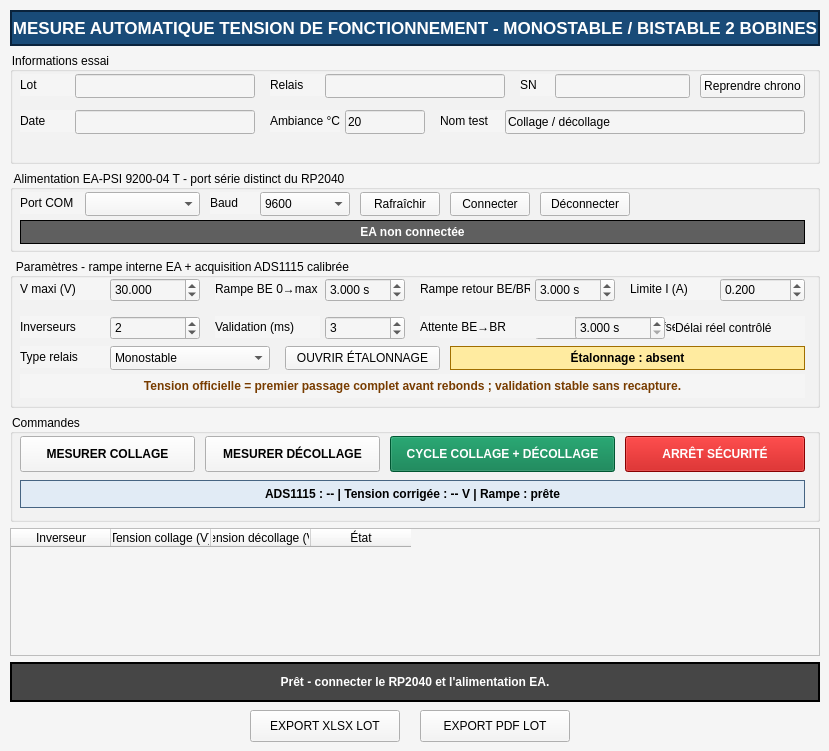
    <widget class="QWidget" name="tab_tension_operation">
     <property name="styleSheet">
      <string>background-color: rgb(245,245,245);</string>
     </property>
     <attribute name="title">
      <string>Tensions collage / décollage</string>
     </attribute>
     <widget class="QLabel" name="label_voltage_title">
      <property name="geometry">
       <rect>
        <x>10</x>
        <y>10</y>
        <width>810</width>
        <height>36</height>
       </rect>
      </property>
      <property name="styleSheet">
       <string>background-color: rgb(25,75,120); color: white; font-size: 13pt; font-weight: bold; border: 2px solid rgb(10,35,60);</string>
      </property>
      <property name="text">
       <string>MESURE AUTOMATIQUE TENSION DE FONCTIONNEMENT - MONOSTABLE / BISTABLE 2 BOBINES</string>
      </property>
      <property name="alignment">
       <set>Qt::AlignmentFlag::AlignCenter</set>
      </property>
     </widget>
     <widget class="QGroupBox" name="groupBox_voltage_infos">
      <property name="geometry">
       <rect>
        <x>10</x>
        <y>52</y>
        <width>810</width>
        <height>112</height>
       </rect>
      </property>
      <property name="title">
       <string>Informations essai</string>
      </property>
      <widget class="QLabel" name="label_voltage_lot">
       <property name="geometry">
        <rect>
         <x>10</x>
         <y>22</y>
         <width>55</width>
         <height>22</height>
        </rect>
       </property>
       <property name="text">
        <string>Lot</string>
       </property>
      </widget>
      <widget class="QLineEdit" name="lineEdit_voltage_lot">
       <property name="geometry">
        <rect>
         <x>65</x>
         <y>22</y>
         <width>180</width>
         <height>24</height>
        </rect>
       </property>
      </widget>
      <widget class="QLabel" name="label_voltage_relais">
       <property name="geometry">
        <rect>
         <x>260</x>
         <y>22</y>
         <width>55</width>
         <height>22</height>
        </rect>
       </property>
       <property name="text">
        <string>Relais</string>
       </property>
      </widget>
      <widget class="QLineEdit" name="lineEdit_voltage_relais">
       <property name="geometry">
        <rect>
         <x>315</x>
         <y>22</y>
         <width>180</width>
         <height>24</height>
        </rect>
       </property>
      </widget>
      <widget class="QLabel" name="label_voltage_sn">
       <property name="geometry">
        <rect>
         <x>510</x>
         <y>22</y>
         <width>35</width>
         <height>22</height>
        </rect>
       </property>
       <property name="text">
        <string>SN</string>
       </property>
      </widget>
      <widget class="QLineEdit" name="lineEdit_voltage_sn">
       <property name="geometry">
        <rect>
         <x>545</x>
         <y>22</y>
         <width>135</width>
         <height>24</height>
        </rect>
       </property>
      </widget>
      <widget class="QPushButton" name="pushButton_voltage_copy_chrono">
       <property name="geometry">
        <rect>
         <x>690</x>
         <y>22</y>
         <width>105</width>
         <height>24</height>
        </rect>
       </property>
       <property name="text">
        <string>Reprendre chrono</string>
       </property>
      </widget>
      <widget class="QLabel" name="label_voltage_date">
       <property name="geometry">
        <rect>
         <x>10</x>
         <y>58</y>
         <width>55</width>
         <height>22</height>
        </rect>
       </property>
       <property name="text">
        <string>Date</string>
       </property>
      </widget>
      <widget class="QLineEdit" name="lineEdit_voltage_date">
       <property name="geometry">
        <rect>
         <x>65</x>
         <y>58</y>
         <width>180</width>
         <height>24</height>
        </rect>
       </property>
      </widget>
      <widget class="QLabel" name="label_voltage_ambiance">
       <property name="geometry">
        <rect>
         <x>260</x>
         <y>58</y>
         <width>70</width>
         <height>22</height>
        </rect>
       </property>
       <property name="text">
        <string>Ambiance °C</string>
       </property>
      </widget>
      <widget class="QLineEdit" name="lineEdit_voltage_ambiance">
       <property name="geometry">
        <rect>
         <x>335</x>
         <y>58</y>
         <width>80</width>
         <height>24</height>
        </rect>
       </property>
       <property name="text">
        <string>20</string>
       </property>
      </widget>
      <widget class="QLabel" name="label_voltage_test">
       <property name="geometry">
        <rect>
         <x>430</x>
         <y>58</y>
         <width>65</width>
         <height>22</height>
        </rect>
       </property>
       <property name="text">
        <string>Nom test</string>
       </property>
      </widget>
      <widget class="QLineEdit" name="lineEdit_voltage_test">
       <property name="geometry">
        <rect>
         <x>495</x>
         <y>58</y>
         <width>300</width>
         <height>24</height>
        </rect>
       </property>
       <property name="text">
        <string>Collage / décollage</string>
       </property>
      </widget>
     </widget>
     <widget class="QGroupBox" name="groupBox_voltage_ea">
      <property name="geometry">
       <rect>
        <x>10</x>
        <y>170</y>
        <width>810</width>
        <height>82</height>
       </rect>
      </property>
      <property name="title">
       <string>Alimentation EA-PSI 9200-04 T - port série distinct du RP2040</string>
      </property>
      <widget class="QLabel" name="label_voltage_ea_port">
       <property name="geometry">
        <rect>
         <x>10</x>
         <y>22</y>
         <width>65</width>
         <height>22</height>
        </rect>
       </property>
       <property name="text">
        <string>Port COM</string>
       </property>
      </widget>
      <widget class="QComboBox" name="comboBox_voltage_ea_port">
       <property name="geometry">
        <rect>
         <x>75</x>
         <y>22</y>
         <width>115</width>
         <height>24</height>
        </rect>
       </property>
      </widget>
      <widget class="QLabel" name="label_voltage_ea_baud">
       <property name="geometry">
        <rect>
         <x>200</x>
         <y>22</y>
         <width>55</width>
         <height>22</height>
        </rect>
       </property>
       <property name="text">
        <string>Baud</string>
       </property>
      </widget>
      <widget class="QComboBox" name="comboBox_voltage_ea_baudrate">
       <property name="geometry">
        <rect>
         <x>250</x>
         <y>22</y>
         <width>90</width>
         <height>24</height>
        </rect>
       </property>
       <item>
        <property name="text">
         <string>9600</string>
        </property>
       </item>
       <item>
        <property name="text">
         <string>19200</string>
        </property>
       </item>
       <item>
        <property name="text">
         <string>38400</string>
        </property>
       </item>
       <item>
        <property name="text">
         <string>57600</string>
        </property>
       </item>
       <item>
        <property name="text">
         <string>115200</string>
        </property>
       </item>
      </widget>
      <widget class="QPushButton" name="pushButton_voltage_ea_refresh">
       <property name="geometry">
        <rect>
         <x>350</x>
         <y>22</y>
         <width>80</width>
         <height>24</height>
        </rect>
       </property>
       <property name="text">
        <string>Rafraîchir</string>
       </property>
      </widget>
      <widget class="QPushButton" name="pushButton_voltage_ea_connect">
       <property name="geometry">
        <rect>
         <x>440</x>
         <y>22</y>
         <width>80</width>
         <height>24</height>
        </rect>
       </property>
       <property name="text">
        <string>Connecter</string>
       </property>
      </widget>
      <widget class="QPushButton" name="pushButton_voltage_ea_disconnect">
       <property name="geometry">
        <rect>
         <x>530</x>
         <y>22</y>
         <width>90</width>
         <height>24</height>
        </rect>
       </property>
       <property name="text">
        <string>Déconnecter</string>
       </property>
      </widget>
      <widget class="QLabel" name="label_voltage_ea_status">
       <property name="geometry">
        <rect>
         <x>10</x>
         <y>50</y>
         <width>785</width>
         <height>24</height>
        </rect>
       </property>
       <property name="styleSheet">
        <string>background-color: rgb(95,95,95); color: white; font-weight: bold; border: 1px solid black;</string>
       </property>
       <property name="text">
        <string>EA non connectée</string>
       </property>
       <property name="alignment">
        <set>Qt::AlignmentFlag::AlignCenter</set>
       </property>
      </widget>
     </widget>
     <widget class="QGroupBox" name="groupBox_voltage_params">
      <property name="geometry">
       <rect>
        <x>10</x>
        <y>258</y>
        <width>810</width>
        <height>150</height>
       </rect>
      </property>
      <property name="title">
       <string>Paramètres - rampe interne EA + acquisition ADS1115 calibrée</string>
      </property>
      <widget class="QLabel" name="label_voltage_vmax">
       <property name="geometry">
        <rect>
         <x>10</x>
         <y>20</y>
         <width>90</width>
         <height>22</height>
        </rect>
       </property>
       <property name="text">
        <string>V maxi (V)</string>
       </property>
      </widget>
      <widget class="QDoubleSpinBox" name="doubleSpinBox_voltage_vmax">
       <property name="geometry">
        <rect>
         <x>100</x>
         <y>20</y>
         <width>90</width>
         <height>24</height>
        </rect>
       </property>
       <property name="decimals">
        <number>3</number>
       </property>
       <property name="minimum">
        <double>0.100000000000000</double>
       </property>
       <property name="maximum">
        <double>40.000000000000000</double>
       </property>
       <property name="value">
        <double>30.000000000000000</double>
       </property>
      </widget>
      <widget class="QLabel" name="label_voltage_ramp_up">
       <property name="geometry">
        <rect>
         <x>205</x>
         <y>20</y>
         <width>105</width>
         <height>22</height>
        </rect>
       </property>
       <property name="text">
        <string>Rampe BE 0→max</string>
       </property>
      </widget>
      <widget class="QDoubleSpinBox" name="doubleSpinBox_voltage_ramp_up_s">
       <property name="geometry">
        <rect>
         <x>315</x>
         <y>20</y>
         <width>80</width>
         <height>24</height>
        </rect>
       </property>
       <property name="decimals">
        <number>3</number>
       </property>
       <property name="minimum">
        <double>0.300000000000000</double>
       </property>
       <property name="maximum">
        <double>300.000000000000000</double>
       </property>
       <property name="value">
        <double>3.000000000000000</double>
       </property>
       <property name="singleStep">
        <double>0.100000000000000</double>
       </property>
       <property name="suffix">
        <string> s</string>
       </property>
       <property name="toolTip">
        <string>Durée complète de la rampe EA. La mesure s'arrête dès le basculement : 12 V sur 0→20 V en 20 s est attendu vers 12 s. La durée est aussi contrôlée par la pente minimale de l'EA.</string>
       </property>
      </widget>
      <widget class="QLabel" name="label_voltage_ramp_down">
       <property name="geometry">
        <rect>
         <x>410</x>
         <y>20</y>
         <width>110</width>
         <height>22</height>
        </rect>
       </property>
       <property name="text">
        <string>Rampe retour BE/BR</string>
       </property>
      </widget>
      <widget class="QDoubleSpinBox" name="doubleSpinBox_voltage_ramp_down_s">
       <property name="geometry">
        <rect>
         <x>525</x>
         <y>20</y>
         <width>80</width>
         <height>24</height>
        </rect>
       </property>
       <property name="decimals">
        <number>3</number>
       </property>
       <property name="minimum">
        <double>0.300000000000000</double>
       </property>
       <property name="maximum">
        <double>300.000000000000000</double>
       </property>
       <property name="value">
        <double>3.000000000000000</double>
       </property>
       <property name="singleStep">
        <double>0.100000000000000</double>
       </property>
       <property name="suffix">
        <string> s</string>
       </property>
       <property name="toolTip">
        <string>Durée complète de la rampe EA. La mesure s'arrête dès le basculement : 12 V sur 0→20 V en 20 s est attendu vers 12 s. La durée est aussi contrôlée par la pente minimale de l'EA.</string>
       </property>
      </widget>
      <widget class="QLabel" name="label_voltage_current">
       <property name="geometry">
        <rect>
         <x>620</x>
         <y>20</y>
         <width>90</width>
         <height>22</height>
        </rect>
       </property>
       <property name="text">
        <string>Limite I (A)</string>
       </property>
      </widget>
      <widget class="QDoubleSpinBox" name="doubleSpinBox_voltage_current_limit">
       <property name="geometry">
        <rect>
         <x>710</x>
         <y>20</y>
         <width>85</width>
         <height>24</height>
        </rect>
       </property>
       <property name="decimals">
        <number>3</number>
       </property>
       <property name="minimum">
        <double>0.001000000000000</double>
       </property>
       <property name="maximum">
        <double>4.000000000000000</double>
       </property>
       <property name="value">
        <double>0.200000000000000</double>
       </property>
      </widget>
      <widget class="QLabel" name="label_voltage_inv">
       <property name="geometry">
        <rect>
         <x>10</x>
         <y>58</y>
         <width>90</width>
         <height>22</height>
        </rect>
       </property>
       <property name="text">
        <string>Inverseurs</string>
       </property>
      </widget>
      <widget class="QSpinBox" name="spinBox_voltage_nb_inverseurs">
       <property name="geometry">
        <rect>
         <x>100</x>
         <y>58</y>
         <width>90</width>
         <height>24</height>
        </rect>
       </property>
       <property name="minimum">
        <number>1</number>
       </property>
       <property name="maximum">
        <number>4</number>
       </property>
       <property name="value">
        <number>2</number>
       </property>
      </widget>
      <widget class="QLabel" name="label_voltage_stable">
       <property name="toolTip">
        <string>La validation stable confirme la mesure mais ne remplace jamais la tension capturée au premier passage.</string>
       </property>
       <property name="geometry">
        <rect>
         <x>205</x>
         <y>58</y>
         <width>105</width>
         <height>22</height>
        </rect>
       </property>
       <property name="text">
        <string>Validation (ms)</string>
       </property>
      </widget>
      <widget class="QSpinBox" name="spinBox_voltage_stable_ms">
       <property name="toolTip">
        <string>Durée de stabilité utilisée uniquement pour confirmer le transfert. La tension reste celle du premier passage complet, avant les rebonds.</string>
       </property>
       <property name="geometry">
        <rect>
         <x>315</x>
         <y>58</y>
         <width>80</width>
         <height>24</height>
        </rect>
       </property>
       <property name="minimum">
        <number>1</number>
       </property>
       <property name="maximum">
        <number>50</number>
       </property>
       <property name="value">
        <number>3</number>
       </property>
      </widget>
      <widget class="QLabel" name="label_voltage_ratio">
       <property name="geometry">
        <rect>
         <x>410</x>
         <y>58</y>
         <width>110</width>
         <height>22</height>
        </rect>
       </property>
       <property name="text">
        <string>Rapport actif</string>
       </property>
       <property name="visible">
        <bool>false</bool>
       </property>
      </widget>
      <widget class="QDoubleSpinBox" name="doubleSpinBox_voltage_divider_ratio">
       <property name="geometry">
        <rect>
         <x>525</x>
         <y>58</y>
         <width>100</width>
         <height>24</height>
        </rect>
       </property>
       <property name="decimals">
        <number>6</number>
       </property>
       <property name="minimum">
        <double>1.000000000000000</double>
       </property>
       <property name="maximum">
        <double>100.000000000000000</double>
       </property>
       <property name="value">
        <double>12.818182000000000</double>
       </property>
       <property name="readOnly">
        <bool>true</bool>
       </property>
       <property name="visible">
        <bool>false</bool>
       </property>
      </widget>
      <widget class="QLabel" name="label_voltage_offset">
       <property name="geometry">
        <rect>
         <x>640</x>
         <y>58</y>
         <width>75</width>
         <height>22</height>
        </rect>
       </property>
       <property name="text">
        <string>Offset actif (mV)</string>
       </property>
       <property name="visible">
        <bool>false</bool>
       </property>
      </widget>
      <widget class="QSpinBox" name="spinBox_voltage_offset_mv">
       <property name="geometry">
        <rect>
         <x>715</x>
         <y>58</y>
         <width>80</width>
         <height>24</height>
        </rect>
       </property>
       <property name="minimum">
        <number>-500</number>
       </property>
       <property name="maximum">
        <number>500</number>
       </property>
       <property name="value">
        <number>0</number>
       </property>
       <property name="readOnly">
        <bool>true</bool>
       </property>
       <property name="visible">
        <bool>false</bool>
       </property>
      </widget>
      <widget class="QLabel" name="label_voltage_accuracy">
       <property name="geometry">
        <rect>
         <x>10</x>
         <y>116</y>
         <width>785</width>
         <height>24</height>
        </rect>
       </property>
       <property name="styleSheet">
        <string>color: rgb(120,60,0); font-weight: bold;</string>
       </property>
       <property name="text">
        <string>Tension officielle = premier passage complet avant rebonds ; validation stable sans recapture.</string>
       </property>
       <property name="alignment">
        <set>Qt::AlignmentFlag::AlignCenter</set>
       </property>
      </widget>
      <widget class="QLabel" name="label_voltage_relay_type">
       <property name="geometry">
        <rect>
         <x>10</x>
         <y>88</y>
         <width>90</width>
         <height>22</height>
        </rect>
       </property>
       <property name="text">
        <string>Type relais</string>
       </property>
      </widget>
      <widget class="QComboBox" name="comboBox_voltage_relay_type">
       <property name="geometry">
        <rect>
         <x>100</x>
         <y>88</y>
         <width>160</width>
         <height>24</height>
        </rect>
       </property>
       <item>
        <property name="text">
         <string>Monostable</string>
        </property>
       </item>
       <item>
        <property name="text">
         <string>Bistable 2 bobines</string>
        </property>
       </item>
      </widget>
      <widget class="QPushButton" name="pushButton_voltage_open_calibration">
       <property name="geometry">
        <rect>
         <x>275</x>
         <y>88</y>
         <width>155</width>
         <height>24</height>
        </rect>
       </property>
       <property name="text">
        <string>OUVRIR ÉTALONNAGE</string>
       </property>
      </widget>
      <widget class="QLabel" name="label_voltage_calibration_summary">
       <property name="geometry">
        <rect>
         <x>440</x>
         <y>88</y>
         <width>355</width>
         <height>24</height>
        </rect>
       </property>
       <property name="styleSheet">
        <string>background-color: rgb(255,235,160); border: 1px solid rgb(160,110,0); font-weight: bold;</string>
       </property>
       <property name="text">
        <string>Étalonnage : absent</string>
       </property>
       <property name="alignment">
        <set>Qt::AlignmentFlag::AlignCenter</set>
       </property>
      </widget>
      <widget class="QLabel" name="label_voltage_interphase">
       <property name="geometry">
        <rect>
         <x>410</x>
         <y>58</y>
         <width>155</width>
         <height>22</height>
        </rect>
       </property>
       <property name="text">
        <string>Attente BE→BR</string>
       </property>
       <property name="toolTip">
        <string>Temps demandé entre la fin de la première mesure et le démarrage effectif de la seconde rampe. Inclut la configuration obligatoire de l'alimentation EA.</string>
       </property>
      </widget>
      <widget class="QDoubleSpinBox" name="doubleSpinBox_voltage_interphase_s">
       <property name="geometry">
        <rect>
         <x>565</x>
         <y>58</y>
         <width>90</width>
         <height>24</height>
        </rect>
       </property>
       <property name="decimals">
        <number>3</number>
       </property>
       <property name="minimum">
        <double>3.000000000000000</double>
       </property>
       <property name="maximum">
        <double>120.000000000000000</double>
       </property>
       <property name="singleStep">
        <double>0.500000000000000</double>
       </property>
       <property name="value">
        <double>3.000000000000000</double>
       </property>
       <property name="suffix">
        <string> s</string>
       </property>
       <property name="toolTip">
        <string>Délai entre opérations. Minimum 3,0 s : délai SUBMIT EA, relecture des paramètres et armement RP2040 inclus.</string>
       </property>
      </widget>
      <widget class="QLabel" name="label_voltage_interphase_note">
       <property name="geometry">
        <rect>
         <x>665</x>
         <y>58</y>
         <width>130</width>
         <height>24</height>
        </rect>
       </property>
       <property name="text">
        <string>Délai réel contrôlé</string>
       </property>
       <property name="toolTip">
        <string>Le logiciel prépare la seconde rampe pendant ce délai puis la démarre à l'échéance demandée.</string>
       </property>
      </widget>
     </widget>
     <widget class="QGroupBox" name="groupBox_voltage_actions">
      <property name="geometry">
       <rect>
        <x>10</x>
        <y>414</y>
        <width>810</width>
        <height>108</height>
       </rect>
      </property>
      <property name="title">
       <string>Commandes</string>
      </property>
      <widget class="QPushButton" name="pushButton_voltage_pickup">
       <property name="geometry">
        <rect>
         <x>10</x>
         <y>22</y>
         <width>175</width>
         <height>36</height>
        </rect>
       </property>
       <property name="styleSheet">
        <string>font-weight: bold;</string>
       </property>
       <property name="text">
        <string>MESURER COLLAGE</string>
       </property>
      </widget>
      <widget class="QPushButton" name="pushButton_voltage_dropout">
       <property name="geometry">
        <rect>
         <x>195</x>
         <y>22</y>
         <width>175</width>
         <height>36</height>
        </rect>
       </property>
       <property name="styleSheet">
        <string>font-weight: bold;</string>
       </property>
       <property name="text">
        <string>MESURER DÉCOLLAGE</string>
       </property>
      </widget>
      <widget class="QPushButton" name="pushButton_voltage_cycle">
       <property name="geometry">
        <rect>
         <x>380</x>
         <y>22</y>
         <width>225</width>
         <height>36</height>
        </rect>
       </property>
       <property name="styleSheet">
        <string>background-color: rgb(0,120,70); color: white; font-weight: bold;</string>
       </property>
       <property name="text">
        <string>CYCLE COLLAGE + DÉCOLLAGE</string>
       </property>
      </widget>
      <widget class="QPushButton" name="pushButton_voltage_stop">
       <property name="geometry">
        <rect>
         <x>615</x>
         <y>22</y>
         <width>180</width>
         <height>36</height>
        </rect>
       </property>
       <property name="styleSheet">
        <string>background-color: rgb(190,0,0); color: white; font-weight: bold;</string>
       </property>
       <property name="text">
        <string>ARRÊT SÉCURITÉ</string>
       </property>
      </widget>
      <widget class="QLabel" name="label_voltage_live">
       <property name="geometry">
        <rect>
         <x>10</x>
         <y>66</y>
         <width>785</width>
         <height>28</height>
        </rect>
       </property>
       <property name="styleSheet">
        <string>background-color: rgb(225,235,245); color: black; font-weight: bold; border: 1px solid rgb(70,100,130);</string>
       </property>
       <property name="text">
        <string>ADS1115 : -- | Tension corrigée : -- V | Rampe : prête</string>
       </property>
       <property name="alignment">
        <set>Qt::AlignmentFlag::AlignCenter</set>
       </property>
      </widget>
     </widget>
     <widget class="QTableWidget" name="tableWidget_voltage_results">
      <property name="geometry">
       <rect>
        <x>10</x>
        <y>528</y>
        <width>810</width>
        <height>128</height>
       </rect>
      </property>
      <property name="editTriggers">
       <set>QAbstractItemView::EditTrigger::NoEditTriggers</set>
      </property>
      <column>
       <property name="text">
        <string>Inverseur</string>
       </property>
      </column>
      <column>
       <property name="text">
        <string>Tension collage (V)</string>
       </property>
      </column>
      <column>
       <property name="text">
        <string>Tension décollage (V)</string>
       </property>
      </column>
      <column>
       <property name="text">
        <string>État</string>
       </property>
      </column>
     </widget>
     <widget class="QLabel" name="label_voltage_status">
      <property name="geometry">
       <rect>
        <x>10</x>
        <y>662</y>
        <width>810</width>
        <height>40</height>
       </rect>
      </property>
      <property name="styleSheet">
       <string>background-color: rgb(70,70,70); color: white; font-weight: bold; border: 2px solid black;</string>
      </property>
      <property name="text">
       <string>Prêt - connecter le RP2040 et l'alimentation EA.</string>
      </property>
      <property name="wordWrap">
       <bool>true</bool>
      </property>
      <property name="alignment">
       <set>Qt::AlignmentFlag::AlignCenter</set>
      </property>
     </widget>
     <widget class="QPushButton" name="pushButton_voltage_export_xlsx">
      <property name="geometry">
       <rect>
        <x>250</x>
        <y>710</y>
        <width>150</width>
        <height>32</height>
       </rect>
      </property>
      <property name="text">
       <string>EXPORT XLSX LOT</string>
      </property>
     </widget>
     <widget class="QPushButton" name="pushButton_voltage_export_pdf">
      <property name="geometry">
       <rect>
        <x>420</x>
        <y>710</y>
        <width>150</width>
        <height>32</height>
       </rect>
      </property>
      <property name="text">
       <string>EXPORT PDF LOT</string>
      </property>
     </widget>
    </widget>
